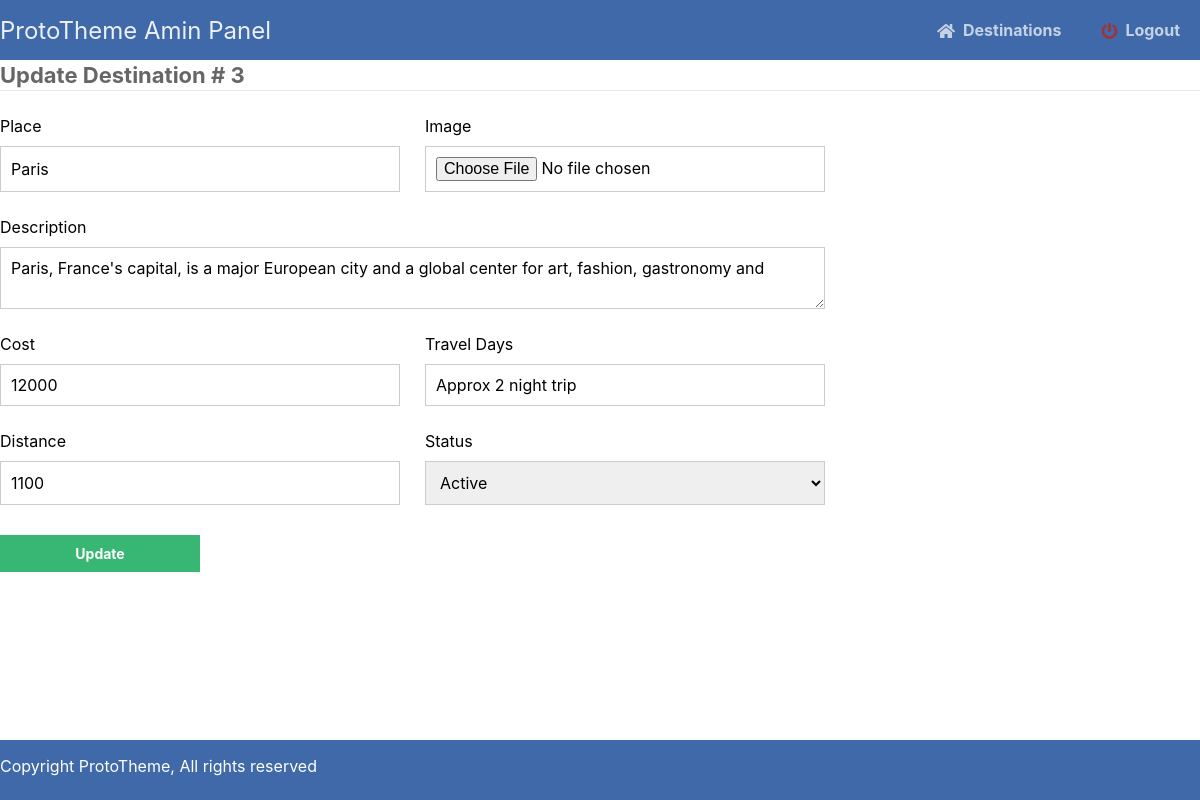
The app's page /admin/update.php?id=3 (signed in) with its own data.
### tables this page shows
CREATE TABLE `travel_destinations` (
  `id` int(11) NOT NULL,
  `place` varchar(255) NOT NULL,
  `image_path` varchar(255) NOT NULL,
  `continent` varchar(50) NOT NULL,
  `description` varchar(255) NOT NULL,
  `cost` varchar(150) NOT NULL,
  `travel_days` varchar(150) NOT NULL,
  `distance` varchar(10) NOT NULL,
  `created_at` datetime NOT NULL DEFAULT current_timestamp(),
  `status` bit(1) NOT NULL DEFAULT b'1'
);

### admin/update.php (the view, shortened to what this page needs)
<?php
include 'functions.php';
$pdo = pdo_connect_mysql();
if (isset($_GET['id'])) {
    $stmt = $pdo->prepare('SELECT * FROM travel_destinations WHERE id = ?');
    $stmt->execute([$_GET['id']]);
    $destination = $stmt->fetch(PDO::FETCH_ASSOC);
} else {
    exit('No ID specified!');
}
?>
<?= template_header('Read') ?>
<div class="content update">
    <h2>Update Destination #
        <?= $destination['id'] ?>
    </h2>
    <form action="update.php?id=<?= $destination['id'] ?>" method="post" enctype="multipart/form-data">
        <label for="place">Place</label>
        <label for="image">Image</label>
        <input type="text" name="place" placeholder="Hong Kong" id="place" value="<?= $destination['place'] ?>"
            required>
        <input type="file" name="image" id="image" accept="image/*, .webp" required>
        <label for="name">Description</label>
        <textarea rows="2" cols="40" class="entirerow" name="description" placeholder="Some place in china..." required><?= $destination['description'] ?></textarea>
        <label for="cost">Cost</label>
        <label for="days">Travel Days</label>
        <input type="text" name="cost" placeholder="10000" value="<?= $destination['cost'] ?>" id="cost" required>
        <input type="text" name="days" placeholder="Approx 2 night trip" value="<?= $destination['travel_days'] ?>"
            id="days" required>
        <label for="distance">Distance</label>
        <label for="status">Status</label>
        <input type="text" name="distance" placeholder="1000 Kms" value="<?= $destination['distance'] ?>" id="distance"
            required>
        <select name="status" required id="status">
            <option value="1" <?= ($destination['status'] == 1) ? "selected" : "" ?>>Active</option>
        </select>
        <div class="w-100">
            <input type="submit" value="Update">
        </div>
    </form>
</div>
<?= template_footer() ?>

### admin/css/styles.css (style rules this page uses)
* { box-sizing: border-box; font-family: -apple-system, BlinkMacSystemFont, "segoe ui", roboto, oxygen, ubuntu, cantarell, "fira sans", "droid sans", "helvetica neue", Arial, sans-serif; font-size: 16px; -webkit-font-smoothing: antialiased; -moz-osx-font-smoothing: grayscale; }
body { background-color: #FFFFFF; margin: 0; }
.content { width: 1200px; margin: 0 auto; margin-bottom: 80px; }
.content h2 { margin: 0; padding: 2px 0; font-size: 22px; border-bottom: 1px solid #ebebeb; color: #666666; }
.update form { padding: 15px 0; display: flex; flex-flow: wrap; }
.update form label { display: inline-flex; width: 400px; padding: 10px 0; margin-right: 25px; }
.update form input, select, textarea { padding: 10px; width: 400px; margin-right: 25px; margin-bottom: 15px; border: 1px solid #cccccc; }
select { height: fit-content; }
.update form input[type="submit"] { display: block; background-color: #38b673; border: 0; font-weight: bold; font-size: 14px; color: #FFFFFF; cursor: pointer; width: 200px; margin-top: 15px; }
.w-100 { width: 100%; }
.update form .entirerow { width: 825px; }

### records on screen
travel_destinations: id "3", place "Paris", description "Paris, France's capital, is a major European city and a global center for art, fashion, gastronomy and", cost "12000", days "Approx 2 night trip", distance "1100", status "Active"
